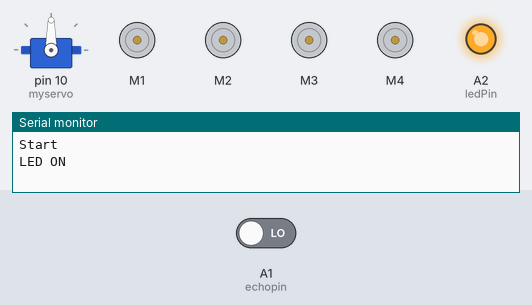
This sketch was run on a simulated Arduino Uno, built with avr-gcc and run on an emulated ATmega328P. On the bench: servo, 4 × DC motor (green arrow = forward, orange = backward, longer = faster), output pins drawn as LEDs (lit = HIGH), the last lines printed to the serial monitor. The inputs (shaded band) are chosen by the test bench; at power-on: A1 (echopin) LOW. Pins used as bus, display or sensor lines are not drawn.

Above: at 0.05 s.
At 1.0 s:
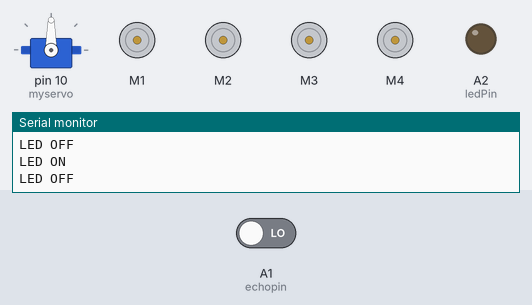
At 40.0 s:
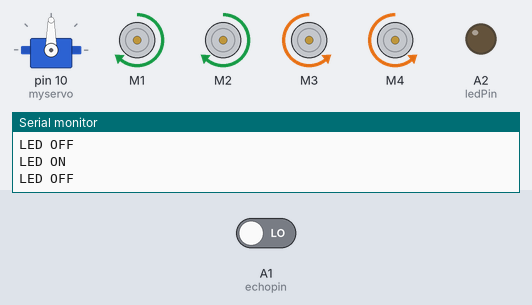
Timing chart, 0 to 40.0 s (numbered marks = the images above):
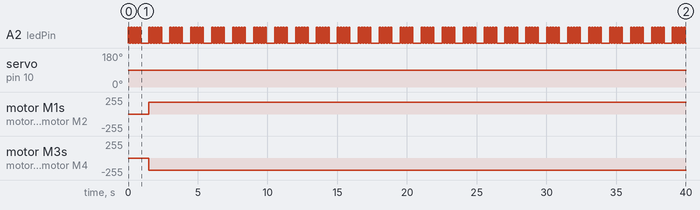

Measured:
- by itself, A2 (ledPin): repeats every 1.5 s: 4 × (LOW 0.10 s, HIGH 0.10 s), LOW 0.60 s, HIGH 0.10 s
- by itself, motor M1, motor M2: stopped → forward 180/255 at 1.5 s
- by itself, motor M3, motor M4: stopped → backward 180/255 at 1.5 s

The sketch:

rotate.ino
```cpp
#include "AFMotor.h"
#include <Servo.h>

#define echopin A1 // echo pin
#define trigpin A0 // Trigger pin
#define ledPin A2

Servo myservo;

const int MOTOR_1 = 1;
const int MOTOR_2 = 2;
const int MOTOR_3 = 3;
const int MOTOR_4 = 4;

AF_DCMotor motor1(MOTOR_1, MOTOR12_64KHZ); // create motor object, 64KHz pwm
AF_DCMotor motor2(MOTOR_2, MOTOR12_64KHZ); // create motor object, 64KHz pwm
AF_DCMotor motor3(MOTOR_3, MOTOR12_64KHZ); // create motor object, 64KHz pwm
AF_DCMotor motor4(MOTOR_4, MOTOR12_64KHZ); // create motor object, 64KHz pwm

long previousMillis = 0;
long rotationDuration = 60000; // 1 minute in milliseconds
bool rotationComplete = false;

void setup() {
  Serial.begin(9600);           // Initialize serial port
  Serial.println("Start");

  myservo.attach(10);
  myservo.write(90);

  pinMode(ledPin, OUTPUT);
  pinMode(trigpin, OUTPUT);
  pinMode(echopin, INPUT);

  motor1.setSpeed(180);          // set the motor speed to 0-255
  motor2.setSpeed(180);
  motor3.setSpeed(180);
  motor4.setSpeed(180);
}


void ambulanceLight() {
    for (int i = 0; i < 5; i++) {
        Serial.println("LED ON");
        digitalWrite(ledPin, HIGH);
        delay(100);
        Serial.println("LED OFF");
        digitalWrite(ledPin, LOW);
        delay(100);
    }
    delay(500);
}


void loop() {
  ambulanceLight();
  if (!rotationComplete) {
    rotate360();
  } else {
    obstacleAvoidance();
  }
}

void rotate360() {
  long currentMillis = millis();

  if (currentMillis - previousMillis <= rotationDuration) {
    Serial.println("Rotating...");
    motor1.run(FORWARD);   // Left wheels forward
    motor2.run(FORWARD);
    motor3.run(BACKWARD);  // Right wheels backward
    motor4.run(BACKWARD);
  } else {
    Serial.println("Rotation complete");
    motor1.run(RELEASE);   // Stop motors
    motor2.run(RELEASE);
    motor3.run(RELEASE);
    motor4.run(RELEASE);
    rotationComplete = true; // Mark rotation as complete
  }
}

void obstacleAvoidance() {
  int distance_F = data();
  Serial.print("S=");
  Serial.println(distance_F);
  if (distance_F > 20) {
    Serial.println("Forward");
    motor1.run(FORWARD);         // Move forward
    motor2.run(FORWARD);
    motor3.run(FORWARD);
    motor4.run(FORWARD);
  } else {
    hc_sr4(); // Perform obstacle avoidance
  }
}

long data() {
  digitalWrite(trigpin, LOW);
  delayMicroseconds(2);
  digitalWrite(trigpin, HIGH);
  delayMicroseconds(10);
  long distance = pulseIn(echopin, HIGH);
  return distance / 29 / 2;
}

void hc_sr4() {
  Serial.println("Stop");
  motor1.run(RELEASE);
  motor2.run(RELEASE);
  motor3.run(RELEASE);
  motor4.run(RELEASE);

  ambulanceLight();

  myservo.write(0);
  delay(300);
  int distance_R = data();
  delay(100);
  myservo.write(170);
  delay(500);
  int distance_L = data();
  delay(100);
  myservo.write(90);
  delay(300);
  compareDistance(distance_L, distance_R);
}

void compareDistance(int distance_L, int distance_R) {
  if (distance_L > distance_R) {
    motor1.run(BACKWARD);   // Turn left
    motor2.run(BACKWARD);
    motor3.run(FORWARD);
    motor4.run(FORWARD);
    delay(350);
  } else if (distance_R > distance_L) {
    motor1.run(FORWARD);    // Turn right
    motor2.run(FORWARD);
    motor3.run(BACKWARD);
    motor4.run(BACKWARD);
    delay(350);
  } else {
    motor1.run(BACKWARD);   // Move backward briefly
    motor2.run(BACKWARD);
    motor3.run(BACKWARD);
    motor4.run(BACKWARD);
    delay(300);
    motor1.run(BACKWARD);   // Turn left slightly
    motor2.run(BACKWARD);
    motor3.run(FORWARD);
    motor4.run(FORWARD);
    delay(500);
  }
}
```
